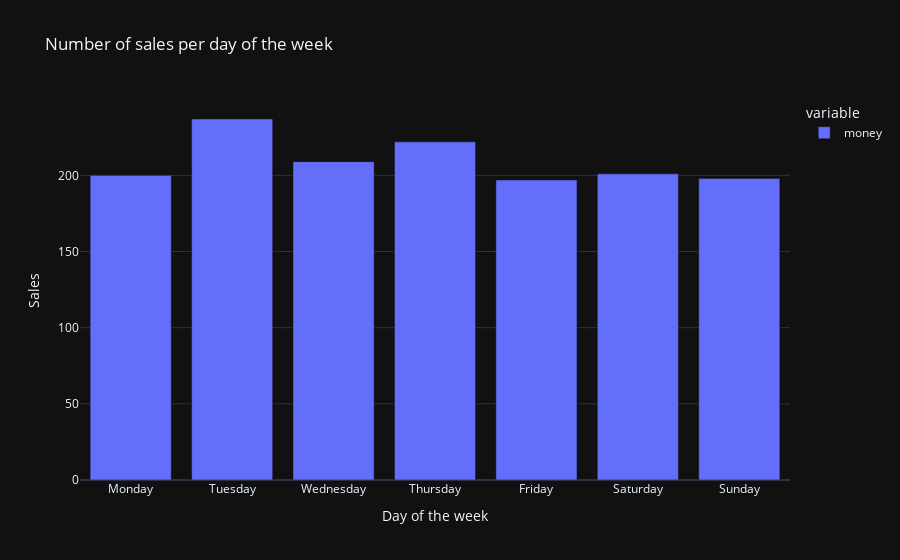

This figure's notebook cell:
### Code cell
# Plot number of sales (count) per day of the week
df_sales_count_per_day_of_week = df.groupby("day_of_week")["money"].count()
df_sales_count_per_day_of_week.index = df_sales_count_per_day_of_week.index.map(
    day_labels
)

fig = px.bar(
    df_sales_count_per_day_of_week,
    title="Number of sales per day of the week",
    labels={"day_of_week": "Day of the week", "value": "Sales"},
)
fig.show()

### Figure 1 — Plotly figure (JSON) as saved in the notebook; plotly's stock layout.template omitted (floating-point values rounded to 4 significant figures)
{"data": [{"alignmentgroup": "True", "hovertemplate": "variable=money<br>Day of the week=%{x}<br>Sales=%{y}<extra></extra>", "legendgroup": "money", "marker": {"color": "#636efa", "pattern": {"shape": ""}}, "name": "money", "offsetgroup": "money", "orientation": "v", "showlegend": true, "textposition": "auto", "type": "bar", "x": ["Monday", "Tuesday", "Wednesday", "Thursday", "Friday", "Saturday", "Sunday"], "xaxis": "x", "y": [200, 237, 209, 222, 197, 201, 198], "yaxis": "y"}], "layout": {"barmode": "relative", "legend": {"title": {"text": "variable"}, "tracegroupgap": 0}, "title": {"text": "Number of sales per day of the week"}, "xaxis": {"anchor": "y", "domain": [0, 1], "title": {"text": "Day of the week"}}, "yaxis": {"anchor": "x", "domain": [0, 1], "title": {"text": "Sales"}}}}
